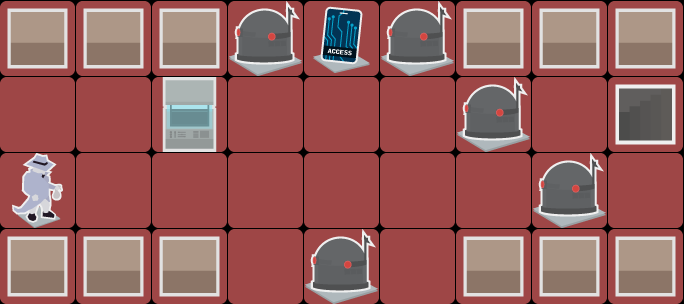

A 2D game scene composited from a Tiled map and its tileset images. What follows is a short description and the map's XML, with every tile layer's data as written:
An orthogonal 9x4 tile map with 76x76 px tiles, 2 tile layers (Ground, Foreground).

<map version="1.2" tiledversion="1.2.4" orientation="orthogonal" renderorder="right-down" width="9" height="4" tilewidth="76" tileheight="76" infinite="0" nextlayerid="12" nextobjectid="17">
 <tileset firstgid="1" name="tiles" tilewidth="75" tileheight="75" tilecount="12" columns="4">
  <image source="tiles.png" width="300" height="225" />
 </tileset>
 <layer id="10" name="Ground" width="9" height="4">
  <data encoding="csv">
6,6,6,6,6,6,6,6,6,
6,6,6,6,6,6,6,6,6,
6,6,6,6,6,6,6,6,6,
6,6,6,6,6,6,6,6,6
</data>
 </layer>
 <layer id="11" name="Foreground" width="9" height="4">
  <data encoding="csv">
1,1,1,7,10,7,1,1,1,
0,0,3,0,0,0,7,0,2,
8,0,0,0,0,0,0,7,0,
1,1,1,0,7,0,1,1,1
</data>
 </layer>
</map>
